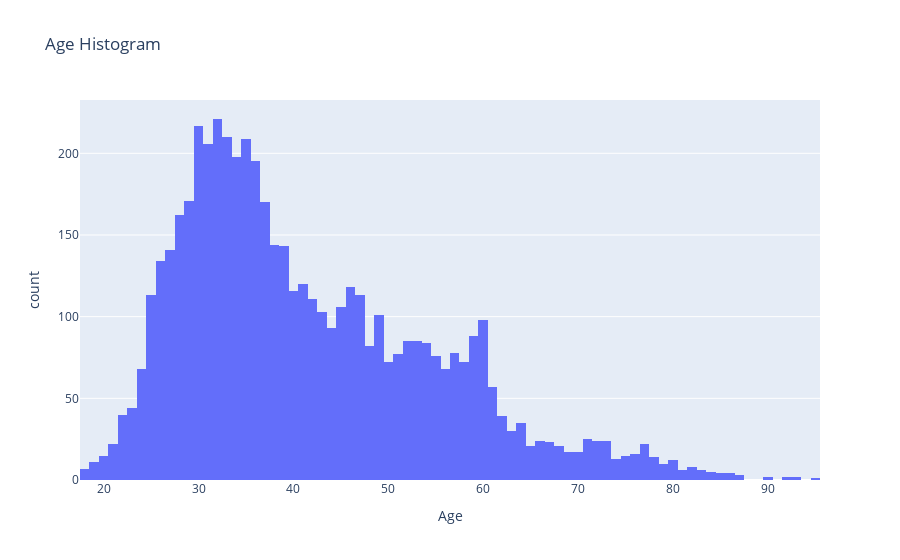
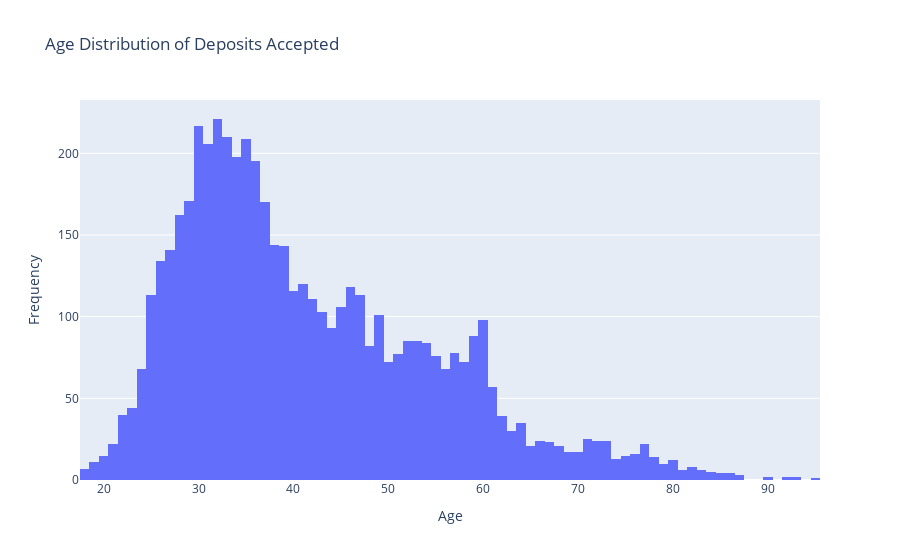

These figures' notebook cell, in order:
### Markdown cell above
### Feature Distribution

## Histogram

### Code cell
# Vadeli mevduatı kabul eden kişileri seçin (örnek olarak 'yes' sütununu kullanıyorum)
deposits_accepted = data1[data1['y'] == 'yes']

fig = px.histogram(deposits_accepted, x='age', nbins=140, title='Age Histogram')  # bins: çubuk sayısı
fig.update_xaxes(title_text='Age')
fig.show()

# Histogram çizimi için yaş özniteliğini seçin
fig = px.histogram(deposits_accepted, x='age', nbins=140, title='Age Distribution of Deposits Accepted')
fig.update_xaxes(title_text='Age')
fig.update_yaxes(title_text='Frequency')
fig.show()

### Figure 1 — Plotly figure (JSON) as saved in the notebook; plotly's stock layout.template omitted (floating-point values rounded to 4 significant figures; data arrays with more than 128 entries replaced by an {"elided": "..."} marker saying what was removed)
{"data": [{"alignmentgroup": "True", "bingroup": "x", "hovertemplate": "age=%{x}<br>count=%{y}<extra></extra>", "legendgroup": "", "marker": {"color": "#636efa", "pattern": {"shape": ""}}, "name": "", "nbinsx": 140, "offsetgroup": "", "orientation": "v", "showlegend": false, "type": "histogram", "x": {"elided": "5289 int values"}, "xaxis": "x", "yaxis": "y"}], "layout": {"barmode": "relative", "legend": {"tracegroupgap": 0}, "title": {"text": "Age Histogram"}, "xaxis": {"anchor": "y", "domain": [0, 1], "title": {"text": "Age"}}, "yaxis": {"anchor": "x", "domain": [0, 1], "title": {"text": "count"}}}}

### Figure 2 — Plotly figure (JSON) as saved in the notebook; plotly's stock layout.template omitted (floating-point values rounded to 4 significant figures; data arrays with more than 128 entries replaced by an {"elided": "..."} marker saying what was removed)
{"data": [{"alignmentgroup": "True", "bingroup": "x", "hovertemplate": "age=%{x}<br>count=%{y}<extra></extra>", "legendgroup": "", "marker": {"color": "#636efa", "pattern": {"shape": ""}}, "name": "", "nbinsx": 140, "offsetgroup": "", "orientation": "v", "showlegend": false, "type": "histogram", "x": {"elided": "5289 int values"}, "xaxis": "x", "yaxis": "y"}], "layout": {"barmode": "relative", "legend": {"tracegroupgap": 0}, "title": {"text": "Age Distribution of Deposits Accepted"}, "xaxis": {"anchor": "y", "domain": [0, 1], "title": {"text": "Age"}}, "yaxis": {"anchor": "x", "domain": [0, 1], "title": {"text": "Frequency"}}}}
